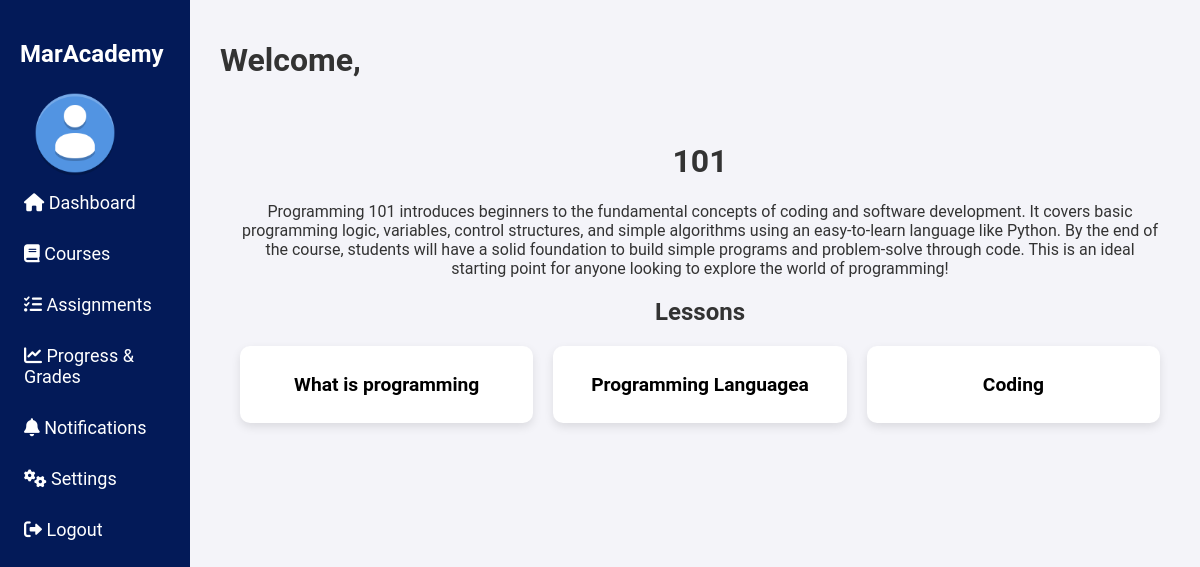
Page /module/1/ on the committed database.
### courses/models.py (models this page shows, shortened)
class Module(models.Model):
    title = models.CharField(max_length=100)
    description = models.TextField()
    image = models.ImageField(upload_to='course_images/', max_length=500, blank=True, null=True)
    course = models.ForeignKey(Course, on_delete=models.CASCADE)
    created_at = models.DateTimeField(auto_now_add=True)
    updated_at = models.DateTimeField(auto_now=True)

class Lesson(models.Model):
    module = models.ForeignKey(Module, on_delete=models.CASCADE)
    title = models.CharField(max_length=200)
    content = models.TextField()
    description = models.TextField(null=True, blank=True)
    video_url = models.URLField(blank=True, null=True, max_length=3000)
    video_file = models.FileField(upload_to='lesson_videos/', blank=True, null=True)
    image = models.ImageField(upload_to='lesson_images/', blank=True, null=True)

### courses/views.py (the view)
# urls.py: path('module/<int:pk>/', module_details, name='module_details'),
def module_details(request, pk):
    module = get_object_or_404(Module, pk=pk)
    module.lessons = Lesson.objects.filter(module=module)
    return render(request, 'courses/module_details.html', {'module': module})

### courses/templates/courses/module_details.html
{% extends 'courses/base.html' %} {% block content %}
<div class="module-container">
  <h1>{{ module.title }}</h1>
  <p>{{ module.description }}</p>
  <h2>Lessons</h2>
  <div class="lessons-grid">
    {% for lesson in module.lessons.all %}
    <a href="{% url 'courses:lesson_details' lesson.pk %}" class="lesson-card">
      <div class="lesson-content">
        <p class="lesson-title">{{ lesson.title }}</p>
      </div>
    </a>
    {% empty %}
    <p>No lessons available</p>
    {% endfor %}
  </div>
</div>
{% endblock %}

### ourusers/static/css/base.css (style rules this page uses)
body { margin: 0; font-family: "Roboto", sans-serif; background-color: #f4f4f9; color: #333; overflow-x: hidden; }
.module-container { padding: 20px; text-align: center; }
.lessons-grid { display: grid; grid-template-columns: repeat(3, 1fr); gap: 20px; margin-top: 20px; }
.lesson-card { display: block; background-color: #ffffff; padding: 8px 15px; border-radius: 10px; box-shadow: 0 4px 10px rgba(0, 0, 0, 0.1); transition: transform 0.3s, box-shadow 0.3s; text-decoration: none; color: #000; }
.lesson-title { font-size: 1.2em; font-weight: bold; }

### rows in the picture
Module: title "101", description "Programming 101 introduces beginners to the fundamental concepts of coding and software development. It covers basic programming logic, variables, control structures, and simple algorithms using an easy-to-learn language like Python. By the end of the course, students will have a solid foundation to build simple programs and problem-solve through code. This is an ideal starting point for anyone looking to explore the world of programming!"
Lesson: title "What is programming"
Lesson: title "Programming Languagea"
Lesson: title "Coding"
